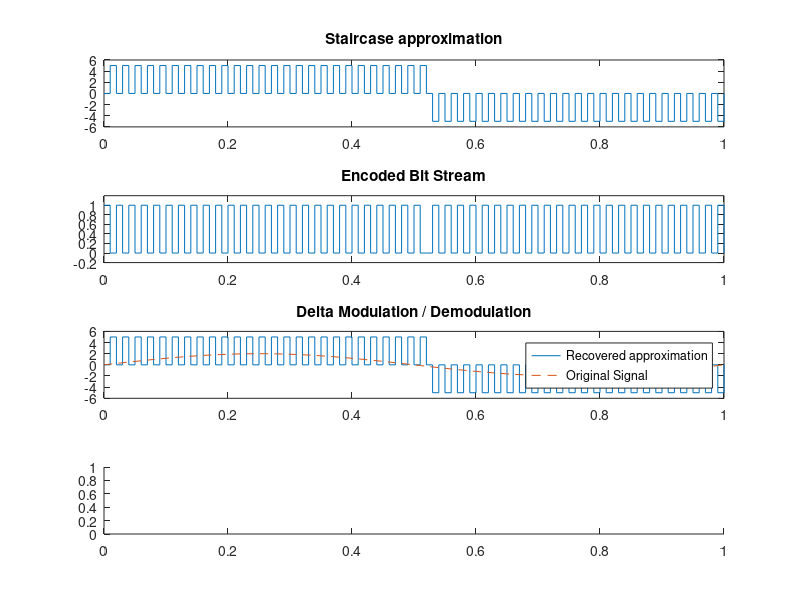

The MATLAB source for this figure: (Note: this script raises an error after producing the figure.)
clc;
clear all;
close all;

a = 2;
t = 0 : 1/100 : 1;
x = a*sin(2*pi*t);
l = length(x);
delta = input('Required step size: ');
xn = 0;
for i = 1 : l
  if x(i) >= xn(i)
    d(i) = 1;
    xn(i+1) = xn(i) + delta;
  else
    d(i) = 0;
    xn(i+1) = xn(i) - delta;
  end
end

subplot(4, 1, 1);
stairs(t, xn(1 : l));
title('Staircase approximation');
subplot(4, 1, 2);
stairs(t, d);
ylim([-0.2 1.2]);
title('Encoded Bit Stream');
r = 0;
for i = 1 : length(d)
  if d(i) == 0
    r(i+1) = r(i) - delta;
  else
    r(i+1) = r(i) + delta;
  end
end

[p, q] = butter(2, 1/20);
rec = filter(p, q, r);
subplot(4, 1, 3);
stairs(t, r(1 : l));
hold on;
plot(t, x, '--');
legend('Recovered approximation', 'Original Signal');
title('Delta Modulation / Demodulation');
subplot(4, 1, 4);
plot(t, rec(2 : l));
title('Recovered Analog Waveform');